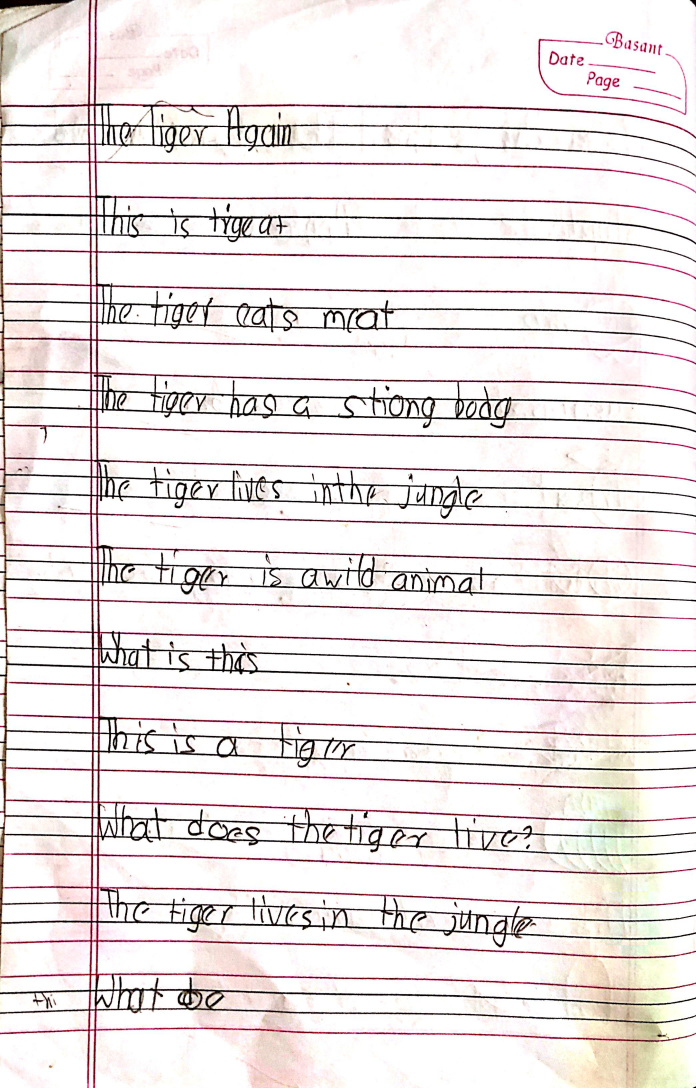
#> input picture dataset/kid1/IMG-20260311-WA0082.jpg, 2088 x 3264 px (shown at 1/3 size); its folder holds only this picture in this run
$ python -i lbp_features.py   (imports and definitions only)
#> lines starting #> are read from the running program, lines starting #| are printed output that depends on the picture
#> further down, picture is the input picture: shape (3264, 2088, 3); mean B, G, R 228.2, 228.8, 235
import numpy as np
import cv2
import os
import pickle
from skimage.feature import local_binary_pattern

# [1 line not run here, left out]

# ==============================
# 1. LBP Feature Extraction
# ==============================


def extract_lbp_features(image):
    """
    Input: image (numpy array)
    Output: feature vector (1D numpy array)
    """
    # Convert to grayscale
    if len(image.shape) == 3:
        image = cv2.cvtColor(image, cv2.COLOR_BGR2GRAY)
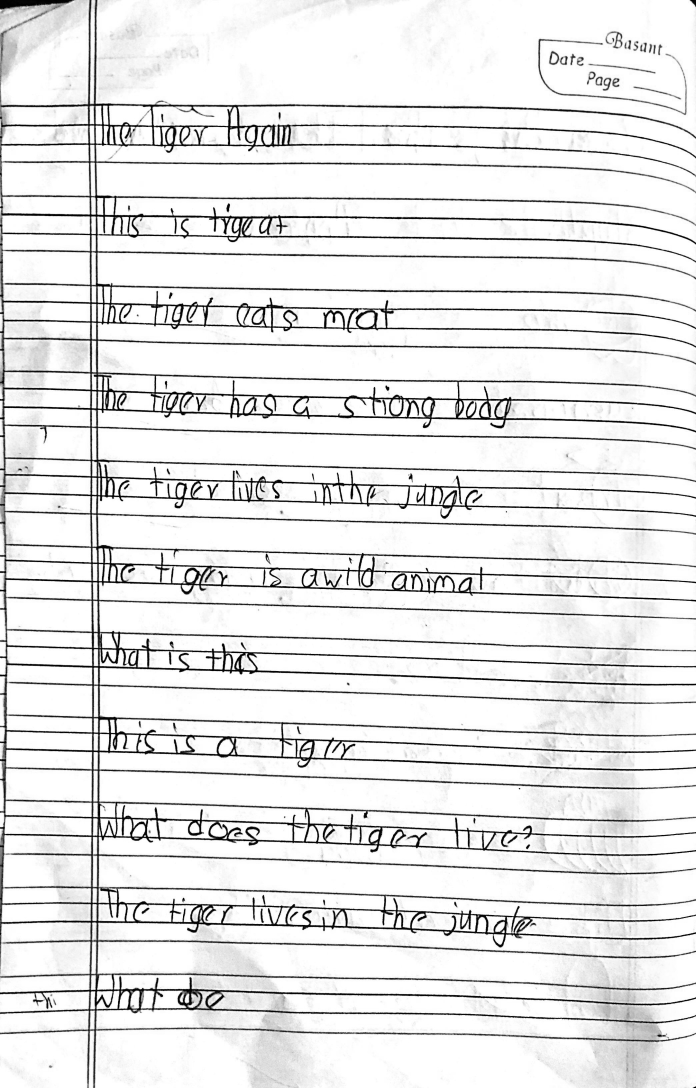
#> image: shape (3264, 2088) (shown at 1/3 size); min 0, max 255, mean 230.6

    # Resize (same size as FFT teammate — keeps things consistent)
    image = cv2.resize(image, (128, 128))
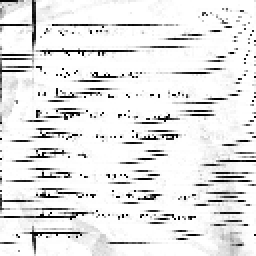
#> image: shape (128, 128) (shown 2 times larger); min 0, max 255, mean 229.4

    # LBP — every pixel gets replaced by its pattern code
    lbp_map = local_binary_pattern(image, P=8, R=1, method='uniform')
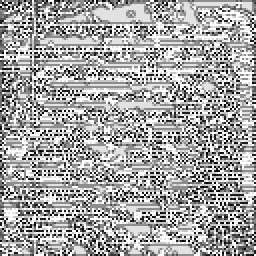
#> lbp_map: shape (128, 128) float64 (shown 2 times larger); min 0, max 9, mean 5.85; drawn with min black and max white

    # Histogram — summarize the whole LBP map into fixed-size vector
    n_bins = 10  # for P=8 uniform LBP, there are exactly 10 possible patterns
    hist, _ = np.histogram(
        lbp_map.ravel(),
        bins=n_bins,
        range=(0, n_bins),
        density=True          # normalize so image size doesn't affect the values
    )
#> hist = [0.0379, 0.0927, 0.0208, 0.0809, 0.0382, 0.177, 0.0297, 0.146, 0.159, 0.219]

    return hist  # 10 numbers


# ==============================
# 2. Process Dataset
# ==============================
# [50 lines left out: functions process_dataset, save_features, not called in this run]


# ==============================
# 4. Main Execution
# ==============================
# [27 lines not run here, left out]

>>> import cv2
>>> picture = cv2.imread('../../dataset/kid1/IMG-20260311-WA0082.jpg')
>>> result = extract_lbp_features(picture)
#> result has the same summary as hist in extract_lbp_features

$ run again, on dataset/kid1/IMG-20260311-WA0084.jpg
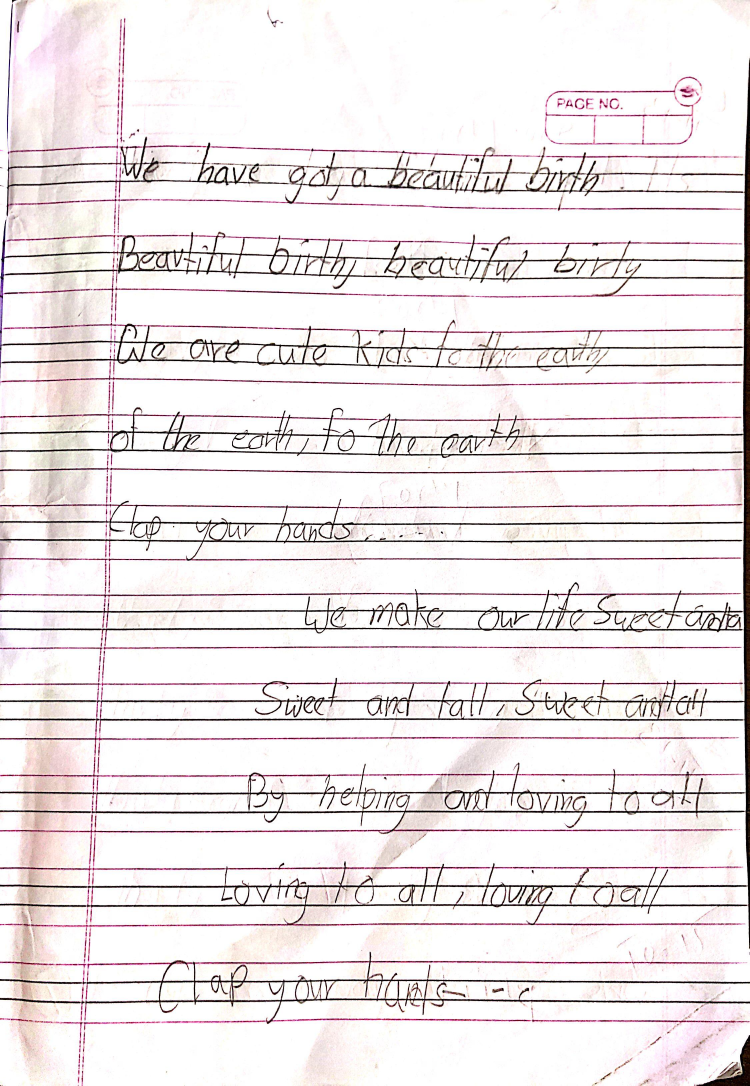
#> input picture dataset/kid1/IMG-20260311-WA0084.jpg, 2248 x 3256 px (shown at 1/3 size)
#> picture is the input picture: shape (3256, 2248, 3); mean B, G, R 232.4, 231.7, 237.3
#> in extract_lbp_features, `image = cv2.resize(image, (128, 128))`:
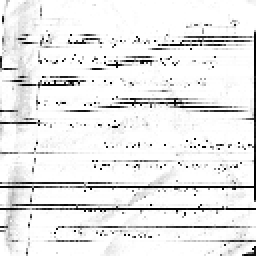
#> image: shape (128, 128) (shown 2 times larger); min 0, max 255, mean 232.4
#> in extract_lbp_features, `lbp_map = local_binary_pattern(image, P=8, R=1, method='uniform')`:
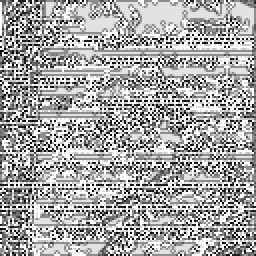
#> lbp_map: shape (128, 128) float64 (shown 2 times larger); min 0, max 9, mean 5.89; drawn with min black and max white
#> hist = [0.0391, 0.0925, 0.0219, 0.0801, 0.0378, 0.17, 0.027, 0.125, 0.184, 0.223]
#> result has the same summary as hist in extract_lbp_features

$ run again, on dataset/kid1/IMG-20260311-WA0086.jpg
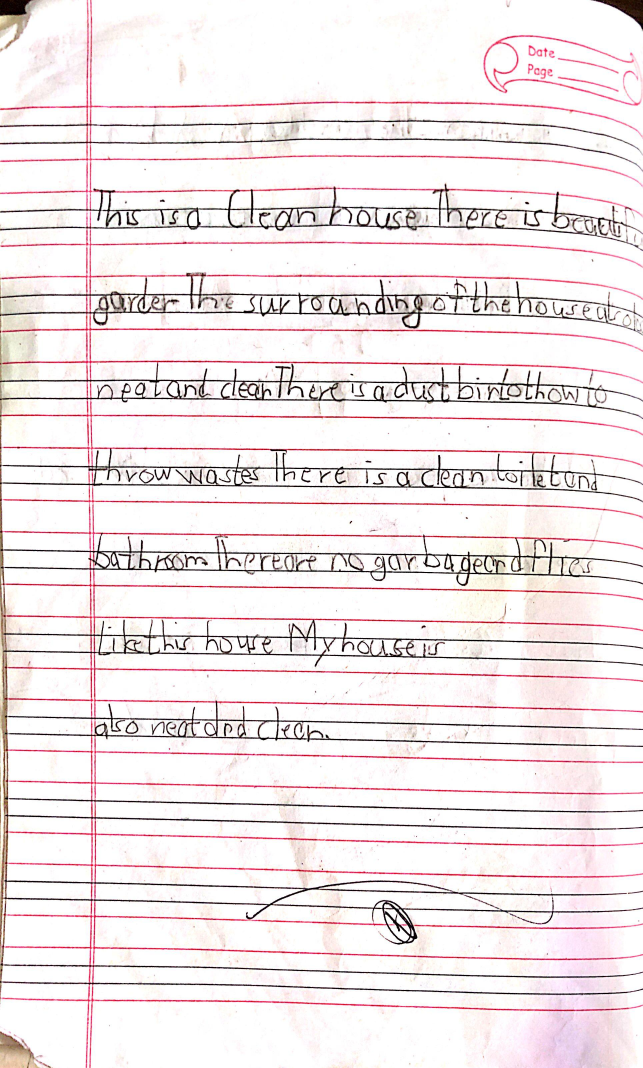
#> input picture dataset/kid1/IMG-20260311-WA0086.jpg, 1928 x 3204 px (shown at 1/3 size)
#> picture is the input picture: shape (3204, 1928, 3); mean B, G, R 233.2, 232.1, 240.5
#> in extract_lbp_features, `image = cv2.resize(image, (128, 128))`:
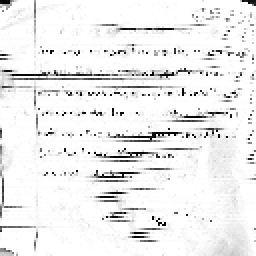
#> image: shape (128, 128) (shown 2 times larger); min 0, max 255, mean 237.7
#> in extract_lbp_features, `lbp_map = local_binary_pattern(image, P=8, R=1, method='uniform')`:
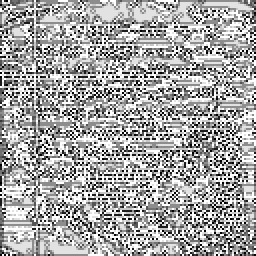
#> lbp_map: shape (128, 128) float64 (shown 2 times larger); min 0, max 9, mean 5.86; drawn with min black and max white
#> hist = [0.0394, 0.0935, 0.0198, 0.0857, 0.0374, 0.171, 0.0319, 0.129, 0.157, 0.235]
#> result has the same summary as hist in extract_lbp_features
